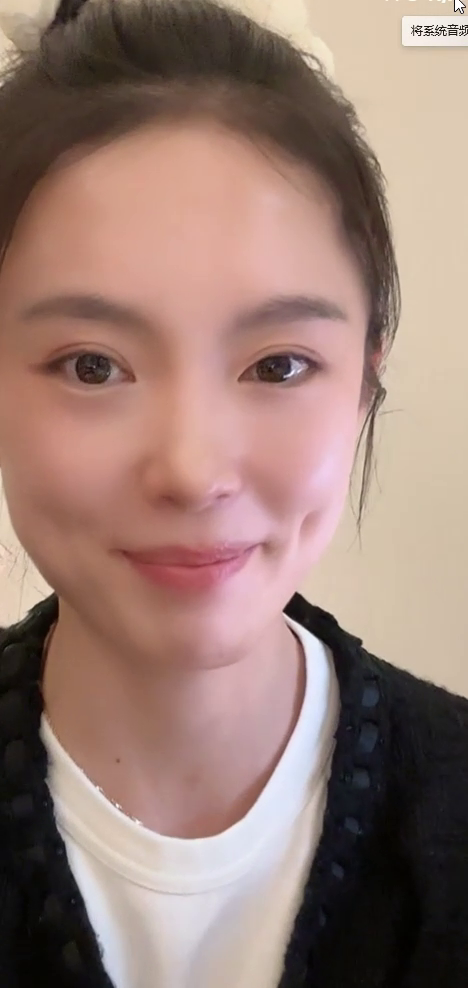
#> input picture tools/compare/original_1.png, 468 x 988 px; its folder holds only this picture in this run
$ python -i classify_ra_videos.py   (imports and definitions only)   (older library calls are emulated)
#> lines starting #> are read from the running program, lines starting #| are printed output that depends on the picture; after the words box and inside, x2 and y2 are one past the last pixel; in counts of white or black regions, pixels touching at a corner belong together
#!/usr/bin/env python3
"""分类阮胺视频帧的遮挡类型"""
import cv2
import numpy as np
import os
import json

CLASSIFY_DIR = r"D:\ai_projects\ComfyUI\input\ra_classify"

def detect_mosaic(frame):
    """检测数字马赛克 - 块状像素化模式"""
    gray = cv2.cvtColor(frame, cv2.COLOR_BGR2GRAY)
    h, w = gray.shape

    # Check top 40% of image for face region
    face_region = gray[:int(h*0.4), :]

    # Method 1: Detect blocky patterns via Laplacian variance
    # Mosaics have very regular block patterns
    laplacian = cv2.Laplacian(face_region, cv2.CV_64F)
    lap_var = laplacian.var()

    # Method 2: Detect uniform blocks via standard deviation of local regions
    block_size = 16
    blocks = []
    for y in range(0, face_region.shape[0] - block_size, block_size):
        for x in range(0, face_region.shape[1] - block_size, block_size):
            block = face_region[y:y+block_size, x:x+block_size]
            blocks.append(block.std())

    blocks = np.array(blocks)
    # Mosaics have many blocks with very low internal variance
    low_var_ratio = np.sum(blocks < 5) / len(blocks) if len(blocks) > 0 else 0

    # Method 3: Edge detection - mosaics create grid-like edges
    edges = cv2.Canny(face_region, 50, 150)
    edge_density = np.sum(edges > 0) / edges.size

    return {
        'lap_var': float(lap_var),
        'low_var_ratio': float(low_var_ratio),
        'edge_density': float(edge_density),
        'is_mosaic': low_var_ratio > 0.3 or (edge_density > 0.15 and lap_var > 500)
    }

def detect_no_face(frame):
    """检测无头画面 - 上半部分没有肤色/面部特征"""
    h, w = frame.shape[:2]
    top_half = frame[:int(h*0.5), :]

    # Convert to HSV to detect skin color
    hsv = cv2.cvtColor(top_half, cv2.COLOR_BGR2HSV)

    # Skin color range in HSV
    lower_skin = np.array([0, 20, 70])
    upper_skin = np.array([20, 255, 255])
    skin_mask = cv2.inRange(hsv, lower_skin, upper_skin)
    skin_ratio = np.sum(skin_mask > 0) / skin_mask.size

    # Check if top portion is mostly uniform (background)
    gray = cv2.cvtColor(top_half, cv2.COLOR_BGR2GRAY)
    std = gray.std()

    return {
        'skin_ratio': float(skin_ratio),
        'top_std': float(std),
        'is_noface': skin_ratio < 0.02 and std < 30
    }

def classify_frame(frame):
    """分类单帧"""
    mosaic = detect_mosaic(frame)
    noface = detect_no_face(frame)

    if noface['is_noface']:
        return 'noface', noface
    elif mosaic['is_mosaic']:
        return 'mosaic', mosaic
    else:
        return 'occlusion', {**mosaic, **noface}

results = {}
# [12 lines not run here, left out]

# Summary
type_counts = {}
# [21 lines not run here, left out]

# Save to JSON
output_path = os.path.join(CLASSIFY_DIR, "classification.json")
# [3 lines not run here, left out]

>>> import cv2
>>> picture = cv2.imread('compare/original_1.png')
#> picture is the input picture: shape (988, 468, 3); mean B, G, R 116.8, 126, 153.3
>>> result = classify_frame(picture)
#> in detect_mosaic, `gray = cv2.cvtColor(frame, cv2.COLOR_BGR2GRAY)`:
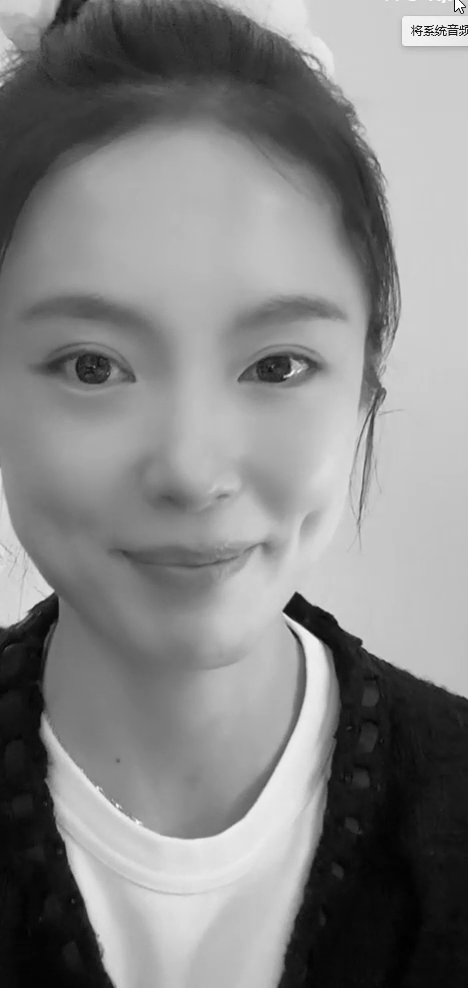
#> gray: shape (988, 468); min 1, max 255, mean 133.1
#> in detect_mosaic, `face_region = gray[:int(h*0.4), :]`:
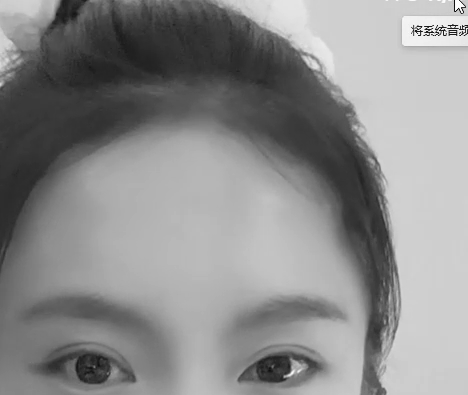
#> face_region: shape (395, 468); min 8, max 255, mean 139.4
#> in detect_mosaic, `laplacian = cv2.Laplacian(face_region, cv2.CV_64F)`:
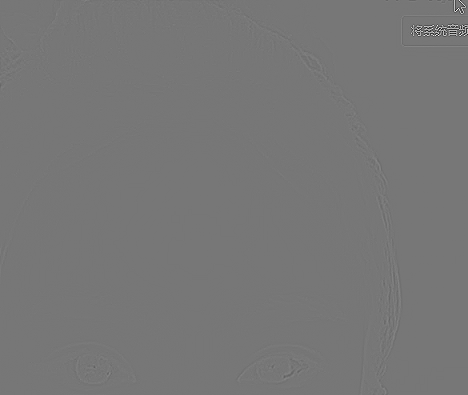
#> laplacian: shape (395, 468) float64; min -691, max 786, mean 0; drawn with min black and max white
#> in detect_mosaic, `lap_var = laplacian.var()`: lap_var = 500.9
#> after the loop in detect_mosaic, `for y in range(0, face_region.shape[0] - block_size, block_size):`: blocks = 696 values, max 76.98 at index 57, min 0 at index 21, mean 8.6
#> in detect_mosaic, `low_var_ratio = np.sum(blocks < 5) / len(blocks) if len(blocks) > 0 el..`: low_var_ratio = 0.523
#> in detect_mosaic, `edges = cv2.Canny(face_region, 50, 150)`:
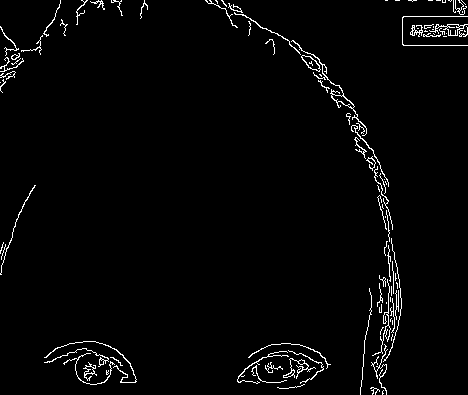
#> edges: shape (395, 468); 2.4% white in thin lines or dots
#> in detect_mosaic, `edge_density = np.sum(edges > 0) / edges.size`: edge_density = 0.0236
#> in classify_frame, `mosaic = detect_mosaic(frame)`: mosaic = {'lap_var': 500.9, 'low_var_ratio': 0.523, 'edge_density': 0.0236, 'is_mosaic': True}
#> in detect_no_face, `top_half = frame[:int(h*0.5), :]`:
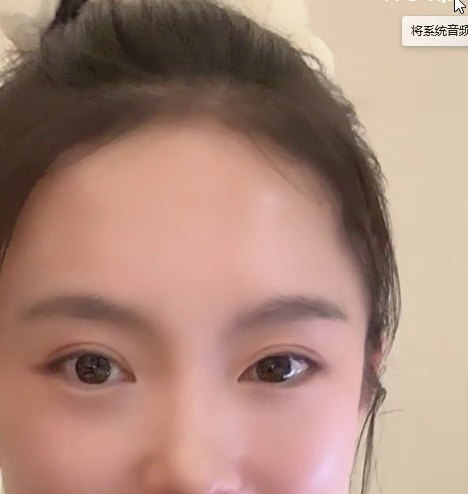
#> top_half: shape (494, 468, 3); mean B, G, R 123.2, 137.3, 171.2
#> in detect_no_face, `hsv = cv2.cvtColor(top_half, cv2.COLOR_BGR2HSV)`: hsv: shape (494, 468, 3); mean H, S, V 17.7, 76.5, 171.2
#> in detect_no_face, `skin_mask = cv2.inRange(hsv, lower_skin, upper_skin)`:
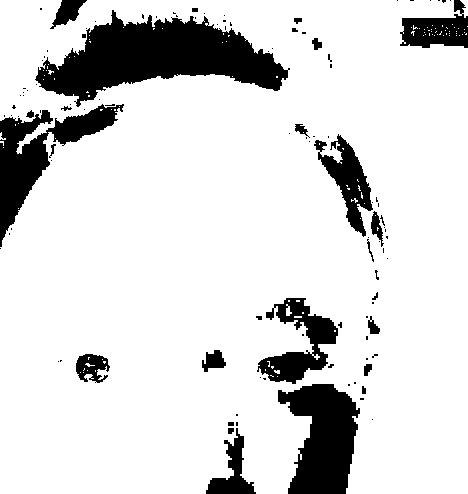
#> skin_mask: shape (494, 468); 85.2% white; 110 black regions (83 under 20 px), largest, box (x1, y1, x2, y2) and area: (35, 10, 290, 107) 11988, (278, 384, 360, 494) 5956, (0, 104, 124, 247) 5202
#> in detect_no_face, `skin_ratio = np.sum(skin_mask > 0) / skin_mask.size`: skin_ratio = 0.852
#> in detect_no_face, `gray = cv2.cvtColor(top_half, cv2.COLOR_BGR2GRAY)`:
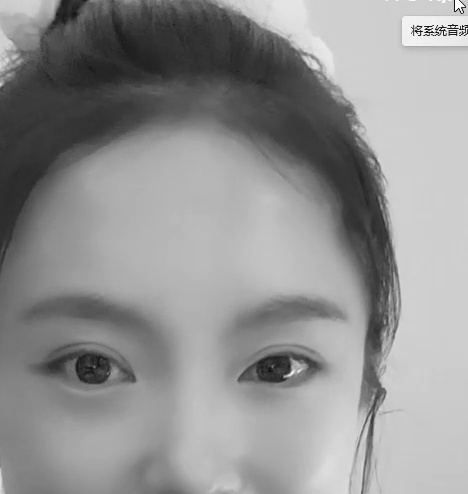
#> gray: shape (494, 468); min 8, max 255, mean 145.8
#> in detect_no_face, `std = gray.std()`: std = 54.31
#> in classify_frame, `noface = detect_no_face(frame)`: noface = {'skin_ratio': 0.852, 'top_std': 54.31, 'is_noface': False}

$ run again, on tools/compare/original_2.png
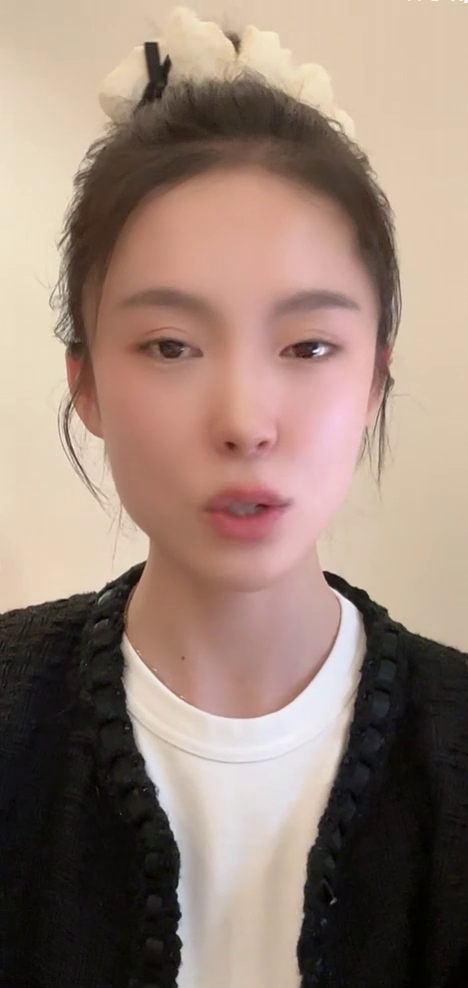
#> input picture tools/compare/original_2.png, 468 x 988 px
#> picture is the input picture: shape (988, 468, 3); mean B, G, R 118.3, 130.6, 152
#> lap_var = 53.53
#> after the loop in detect_mosaic, `for y in range(0, face_region.shape[0] - block_size, block_size):`: blocks = 696 values, max 59.4 at index 67, min 0 at index 3, mean 8.7
#> low_var_ratio = 0.576
#> in detect_mosaic, `edges = cv2.Canny(face_region, 50, 150)`:
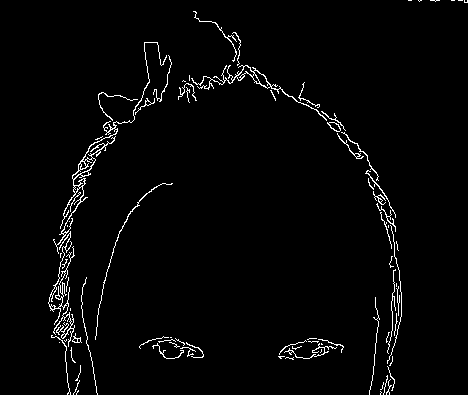
#> edges: shape (395, 468); 2.4% white in thin lines or dots, all inside (x1, y1, x2, y2) = (48, 0, 468, 395)
#> edge_density = 0.0241
#> mosaic = {'lap_var': 53.53, 'low_var_ratio': 0.576, 'edge_density': 0.0241, 'is_mosaic': True}
#> hsv: shape (494, 468, 3); mean H, S, V 19.2, 69.2, 189.2
#> skin_mask: shape (494, 468); 91% white; 96 black regions (68 under 20 px), largest, box (x1, y1, x2, y2) and area: (248, 356, 366, 494) 7620, (138, 90, 311, 150) 4808, (71, 181, 140, 330) 2551
#> skin_ratio = 0.91
#> in detect_no_face, `gray = cv2.cvtColor(top_half, cv2.COLOR_BGR2GRAY)`:
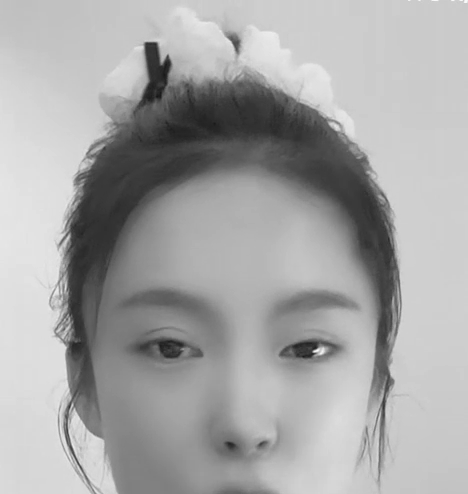
#> gray: shape (494, 468); min 22, max 249, mean 166.3
#> std = 52.16
#> noface = {'skin_ratio': 0.91, 'top_std': 52.16, 'is_noface': False}
